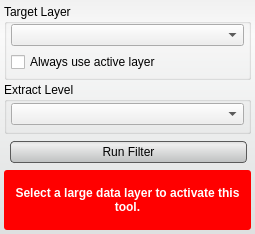
<?xml version="1.0" encoding="UTF-8"?>
<ui version="4.0">
 <class>ExtractDataLayerInterface</class>
 <widget class="QWidget" name="ExtractDataLayerInterface">
  <property name="geometry">
   <rect>
    <x>0</x>
    <y>0</y>
    <width>255</width>
    <height>234</height>
   </rect>
  </property>
  <property name="sizePolicy">
   <sizepolicy hsizetype="Preferred" vsizetype="Preferred">
    <horstretch>0</horstretch>
    <verstretch>0</verstretch>
   </sizepolicy>
  </property>
  <property name="windowTitle">
   <string>Mask Data Filter</string>
  </property>
  <property name="styleSheet">
   <string notr="true">QWidget#ExtractDataLayerInterface{
	border-radius: 3px;
	background-color: qlineargradient(spread:pad, x1:0.5, y1:0, x2:0.5, y2:0.960227, stop:0 rgba(241, 241, 241, 255), stop:0.155779 rgba(250, 250, 250, 255), stop:1 rgba(222, 224, 224, 255));      
}

QPushButton{
	background-color: qlineargradient(spread:pad, x1:0.5, y1:0, x2:0.5, y2:0.960227, stop:0 rgba(221, 221, 221, 255), stop:0.155779 rgba(238, 238, 238, 255), stop:1 rgba(192, 194, 194, 255));
	border-radius: 4px;
	border: 1px solid rgb(90, 90, 90);
	margin:4px;
}

QPushButton:hover{
	background-color: qlineargradient(spread:pad, x1:0.5, y1:0, x2:0.5, y2:1, stop:0 rgba(195, 195, 195, 255), stop:0.253769 rgba(206, 206, 206, 255), stop:1 rgba(185, 185, 185, 255));
	border-radius: 4px;
	border: 1px solid rgb(90, 90, 90);
	margin:4px;
}

QPushButton:pressed{
	background-color: qlineargradient(spread:pad, x1:0.5, y1:0, x2:0.5, y2:1, stop:0 rgba(150, 150, 150, 255), stop:0.753769 rgba(206, 206, 206, 255), stop:1 rgba(185, 185, 185, 255));
	border-radius: 4px;
	border: 1px solid rgb(90, 90, 90);
	margin:4px;
}</string>
  </property>
  <layout class="QVBoxLayout" name="verticalLayout">
   <property name="spacing">
    <number>2</number>
   </property>
   <property name="leftMargin">
    <number>4</number>
   </property>
   <property name="topMargin">
    <number>4</number>
   </property>
   <property name="rightMargin">
    <number>4</number>
   </property>
   <property name="bottomMargin">
    <number>4</number>
   </property>
   <item>
    <widget class="QGroupBox" name="target_groupbox_">
     <property name="minimumSize">
      <size>
       <width>0</width>
       <height>76</height>
      </size>
     </property>
     <property name="maximumSize">
      <size>
       <width>16777215</width>
       <height>76</height>
      </size>
     </property>
     <property name="title">
      <string>Target Layer</string>
     </property>
     <property name="alignment">
      <set>Qt::AlignLeading|Qt::AlignLeft|Qt::AlignTop</set>
     </property>
     <property name="checkable">
      <bool>false</bool>
     </property>
     <layout class="QVBoxLayout" name="verticalLayout_4">
      <property name="spacing">
       <number>6</number>
      </property>
      <property name="leftMargin">
       <number>4</number>
      </property>
      <property name="topMargin">
       <number>0</number>
      </property>
      <property name="rightMargin">
       <number>4</number>
      </property>
      <property name="bottomMargin">
       <number>4</number>
      </property>
      <item>
       <widget class="QtUtils::QtDropableComboBox" name="target_layer_">
        <property name="sizePolicy">
         <sizepolicy hsizetype="Ignored" vsizetype="Fixed">
          <horstretch>0</horstretch>
          <verstretch>0</verstretch>
         </sizepolicy>
        </property>
       </widget>
      </item>
      <item>
       <widget class="QWidget" name="widget_2" native="true">
        <property name="minimumSize">
         <size>
          <width>0</width>
          <height>20</height>
         </size>
        </property>
        <layout class="QHBoxLayout" name="horizontalLayout_3">
         <property name="spacing">
          <number>0</number>
         </property>
         <property name="leftMargin">
          <number>0</number>
         </property>
         <property name="topMargin">
          <number>0</number>
         </property>
         <property name="rightMargin">
          <number>0</number>
         </property>
         <property name="bottomMargin">
          <number>0</number>
         </property>
         <item>
          <widget class="QCheckBox" name="use_active_layer_">
           <property name="text">
            <string>Always use active layer</string>
           </property>
          </widget>
         </item>
        </layout>
       </widget>
      </item>
     </layout>
    </widget>
   </item>
   <item>
    <widget class="QGroupBox" name="groupBox">
     <property name="minimumSize">
      <size>
       <width>0</width>
       <height>52</height>
      </size>
     </property>
     <property name="maximumSize">
      <size>
       <width>16777215</width>
       <height>52</height>
      </size>
     </property>
     <property name="title">
      <string>Extract Level</string>
     </property>
     <property name="alignment">
      <set>Qt::AlignLeading|Qt::AlignLeft|Qt::AlignTop</set>
     </property>
     <layout class="QVBoxLayout" name="verticalLayout_3">
      <property name="spacing">
       <number>0</number>
      </property>
      <property name="leftMargin">
       <number>4</number>
      </property>
      <property name="topMargin">
       <number>0</number>
      </property>
      <property name="rightMargin">
       <number>4</number>
      </property>
      <property name="bottomMargin">
       <number>4</number>
      </property>
      <item>
       <widget class="QComboBox" name="level_">
        <property name="sizePolicy">
         <sizepolicy hsizetype="Ignored" vsizetype="Fixed">
          <horstretch>0</horstretch>
          <verstretch>0</verstretch>
         </sizepolicy>
        </property>
       </widget>
      </item>
     </layout>
    </widget>
   </item>
   <item>
    <widget class="QWidget" name="replaceRunWidget" native="true">
     <property name="minimumSize">
      <size>
       <width>0</width>
       <height>32</height>
      </size>
     </property>
     <property name="maximumSize">
      <size>
       <width>16777215</width>
       <height>32</height>
      </size>
     </property>
     <layout class="QHBoxLayout" name="horizontalLayout" stretch="1">
      <property name="spacing">
       <number>0</number>
      </property>
      <property name="leftMargin">
       <number>2</number>
      </property>
      <property name="topMargin">
       <number>0</number>
      </property>
      <property name="rightMargin">
       <number>0</number>
      </property>
      <property name="bottomMargin">
       <number>0</number>
      </property>
      <item>
       <widget class="QPushButton" name="runFilterButton">
        <property name="minimumSize">
         <size>
          <width>0</width>
          <height>30</height>
         </size>
        </property>
        <property name="text">
         <string>Run Filter</string>
        </property>
       </widget>
      </item>
     </layout>
    </widget>
   </item>
   <item>
    <widget class="QWidget" name="message_alert_" native="true">
     <property name="minimumSize">
      <size>
       <width>0</width>
       <height>32</height>
      </size>
     </property>
     <property name="styleSheet">
      <string notr="true">QLabel#message_{
	color: white;
	font: bold;
}

QWidget#message_alert_{
	border-radius: 3px;
	background-color: red;
}</string>
     </property>
     <layout class="QHBoxLayout" name="horizontalLayout_5">
      <property name="spacing">
       <number>0</number>
      </property>
      <property name="leftMargin">
       <number>4</number>
      </property>
      <property name="topMargin">
       <number>4</number>
      </property>
      <property name="rightMargin">
       <number>4</number>
      </property>
      <property name="bottomMargin">
       <number>4</number>
      </property>
      <item>
       <widget class="QLabel" name="message_">
        <property name="text">
         <string>Select a large data layer to activate this tool.</string>
        </property>
        <property name="alignment">
         <set>Qt::AlignCenter</set>
        </property>
        <property name="wordWrap">
         <bool>true</bool>
        </property>
       </widget>
      </item>
     </layout>
    </widget>
   </item>
  </layout>
 </widget>
 <customwidgets>
  <customwidget>
   <class>QtUtils::QtDropableComboBox</class>
   <extends>QComboBox</extends>
   <header location="global">QtUtils/Widgets/QtDropableComboBox.h</header>
  </customwidget>
 </customwidgets>
 <resources/>
 <connections/>
</ui>
